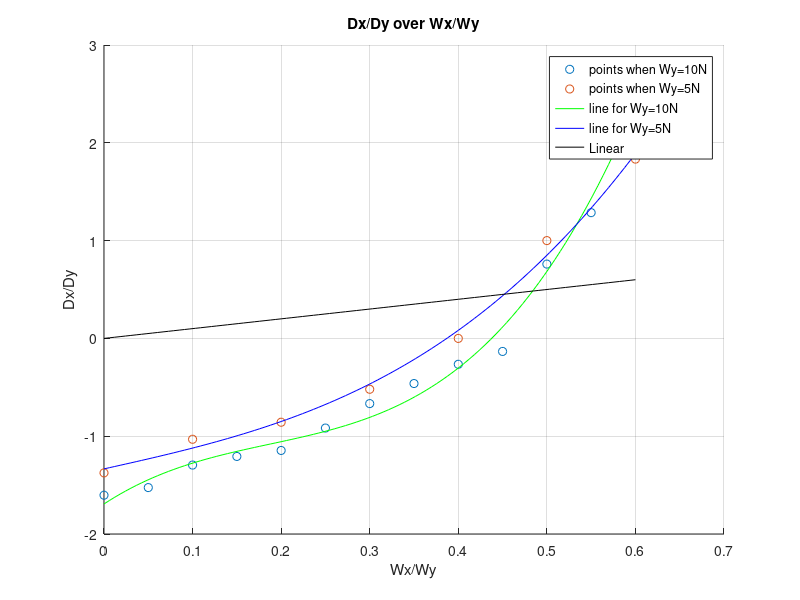

Here is the MATLAB script that generated this plot:
clear
clc

Wx_Wy = [0:0.05:0.6];
DxDy = [-1.6034,-1.5254,-1.2951,-1.2069,-1.1458,-0.9167,-0.6667,-0.4615,-0.2647,-0.13333,0.76,1.28571,2.5];

Wx_Wy2 = [0:0.1:0.6];
DxDy2 = [-1.375,-1.0313,-0.8571,-0.52,0,1,1.8333];

scatter(Wx_Wy,DxDy,'g*');
hold on
scatter(Wx_Wy2,DxDy2,'b*');

p1 = polyfit(Wx_Wy,DxDy,3);
p2 = polyfit(Wx_Wy2,DxDy2,3);
range = linspace(0,0.6,100);

y1= p1(1).*range.^3 +p1(2).*range.^2 +p1(3).*range + p1(4);
y2= p2(1).*range.^3 +p2(2).*range.^2 +p2(3).*range + p2(4);
hold on
plot(range,y1,'g');
hold on
plot(range,y2,'b');
hold on
plot(range,range,'k');
grid on
title('Dx/Dy over Wx/Wy')
xlabel('Wx/Wy');
ylabel('Dx/Dy');
legend('points when Wy=10N','points when Wy=5N','line for Wy=10N','line for Wy=5N','Linear');
